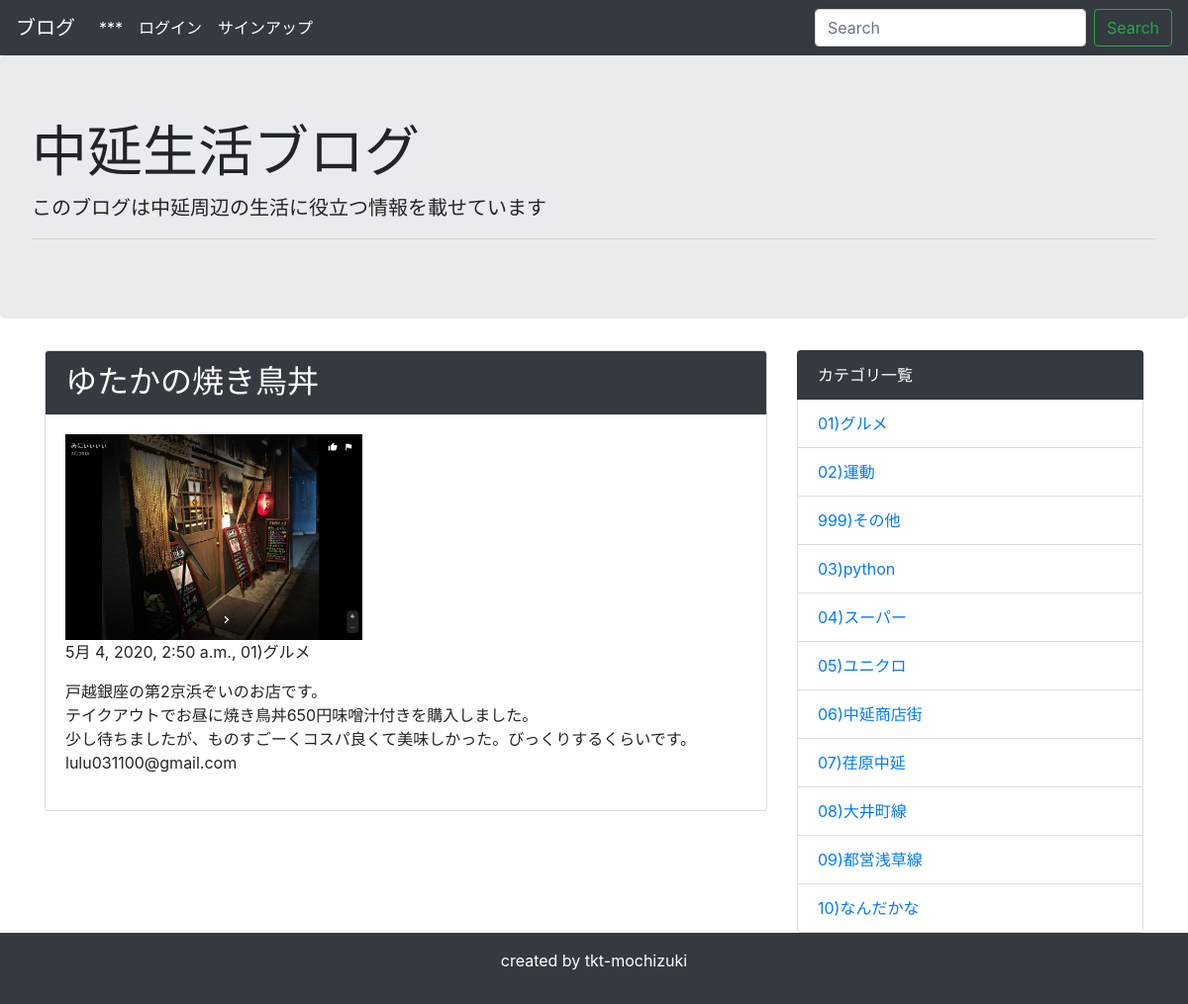
Screenshot of /detail/28/ with the database file from the repository.
### blog/models.py (models this page shows, shortened)
class Post(models.Model):
    title = models.CharField('タイトル', max_length=100)
    text = models.TextField('本文')
    image = models.ImageField(upload_to='',blank=True, null=True)
    created_at = models.DateTimeField('作成日',default=timezone.now)
    created_user = models.ForeignKey(User, verbose_name = '登録ユーザー', blank=True, null=True, on_delete = models.PROTECT
    )
    category = models.ForeignKey(
        Category, verbose_name = 'カテゴリ', on_delete = models.PROTECT
    )

class Category(models.Model):
    name = models.CharField('カテゴリー名', max_length=200)
    created_at = models.DateTimeField('作成日',default=timezone.now)
    def __str__(self):
        return self.name

### blog/views.py (the view)
# urls.py: path('detail/<int:pk>/', views.DetailView.as_view(), name='detail'),
class DetailView(generic.DetailView):
    template_name = 'blog/post_detail.html'
    model = Post

### blog/context_processors.py (called while the page is built)
def common(request):
    context = {
        'category_list':Category.objects.all(),
    }
    return context

### blog/templates/blog/post_detail.html (shortened to what this page needs)
{% extends 'blog/base.html' %}
{% block content %}
<div class="card mb-3">
    <h2 class="card-header bg-dark text-white">{{ post.title }}</h2>
    <div class="card-body">
      <div class="post">
        {% if post.image %}
              <div class ="image">
                  <img src="{{ MEDIA_URL }}{{post.image}}" style="width:300px;height:auto">
              </div>
              {% endif %}
      </div>
      <p>{{ post.created_at }}, {{ post.category }}</p>
      {{ post.text | linebreaksbr | urlize }}
      <p>{{ post.created_user }}</p>
      </div>
</div>
{% endblock %}

### blog/templates/blog/base.html (shortened to what this page needs)
<!doctype html>
<html lang="ja">
  <head>
    <link rel="stylesheet" href="https://stackpath.bootstrapcdn.com/bootstrap/4.4.1/css/bootstrap.min.css">
  </head>
  <body>
    <nav class="navbar navbar-expand-lg navbar-dark bg-dark">
      <a class="navbar-brand" href="{% url 'blog:index' %}">ブログ</a>
      <div class="collapse navbar-collapse" id="navbarSupportedContent">
        <ul class="navbar-nav mr-auto">
          <li class="nav-item active">
            <a class="nav-link" href="#">***</a>
          </li>
          {% if user.is_authenticated %}
          <li class="navbar-brand">
            login: {{ user.get_username }}
          </li>
          <li class="nav-item active">
            <a class="nav-link" href="{% url 'blog:add' %}">ブログの追加</a>
          </li>
          <li class="nav-item active">
          </li>
            {% else %}
            <li class="nav-item active">
             <a class="nav-link" href="{% url 'accounts:login' %}">ログイン</a>
            </li>
            <li class="nav-item active">
              <a class="nav-link" href="{% url 'accounts:signup' %}">サインアップ</a>
             </li>
            {% endif %}
        </ul>
        <form class="form-inline my-2 my-lg-0" method="GET" action="{% url 'blog:index' %}">
          <input class="form-control mr-sm-2" type="text" placeholder="Search" aria-label="Search" name="keyword">
          <button class="btn btn-outline-success my-2 my-sm-0" type="submit">Search</button>
        </form>
      </div>
    </nav>
    <div class="jumbotron">
      <h1 class="display-4">中延生活ブログ</h1>
      <p class="lead">このブログは中延周辺の生活に役立つ情報を載せています</p>
      <hr class="my-2">
    </div>
    <div class="container">
      <div class="row">
          <div class="col-md-8">
              {% block content %}
              {% endblock %}
          </div>
          <div class="col-md-4">
              <ul class="list-group">
                  <li class="list-group-item bg-dark text-white">カテゴリ一覧</li>
                  {% for category in category_list %}
                  <li class="list-group-item"><a href="{% url 'blog:category' category.pk %}">{{ category }}</a></li>
                  {% endfor %}
              </ul>
          </div>
      </div>
    </div>
    <footer class="bg-dark text-white text-center py-3">
        <p>created by tkt-mochizuki</p>
    </footer>
  </body>
</html>

### rows the page displays
Post: title "ゆたかの焼き鳥丼", image (picture), created_at "5月 4, 2020, 2:50 a.m.", category "01)グルメ", text "戸越銀座の第2京浜ぞいのお店です。 テイクアウトでお昼に焼き鳥丼650円味噌汁付きを購入しました。 少し待ちましたが、ものすごーくコスパ良くて美味しかった。びっくりするくらいです。", created_user "lulu031100@gmail.com"
Category: name "01)グルメ"
Category: name "02)運動"
Category: name "999)その他"
Category: name "03)python"
Category: name "04)スーパー"
Category: name "05)ユニクロ"
Category: name "06)中延商店街"
Category: name "07)荏原中延"
Category: name "08)大井町線"
Category: name "09)都営浅草線"
Category: name "10)なんだかな"
